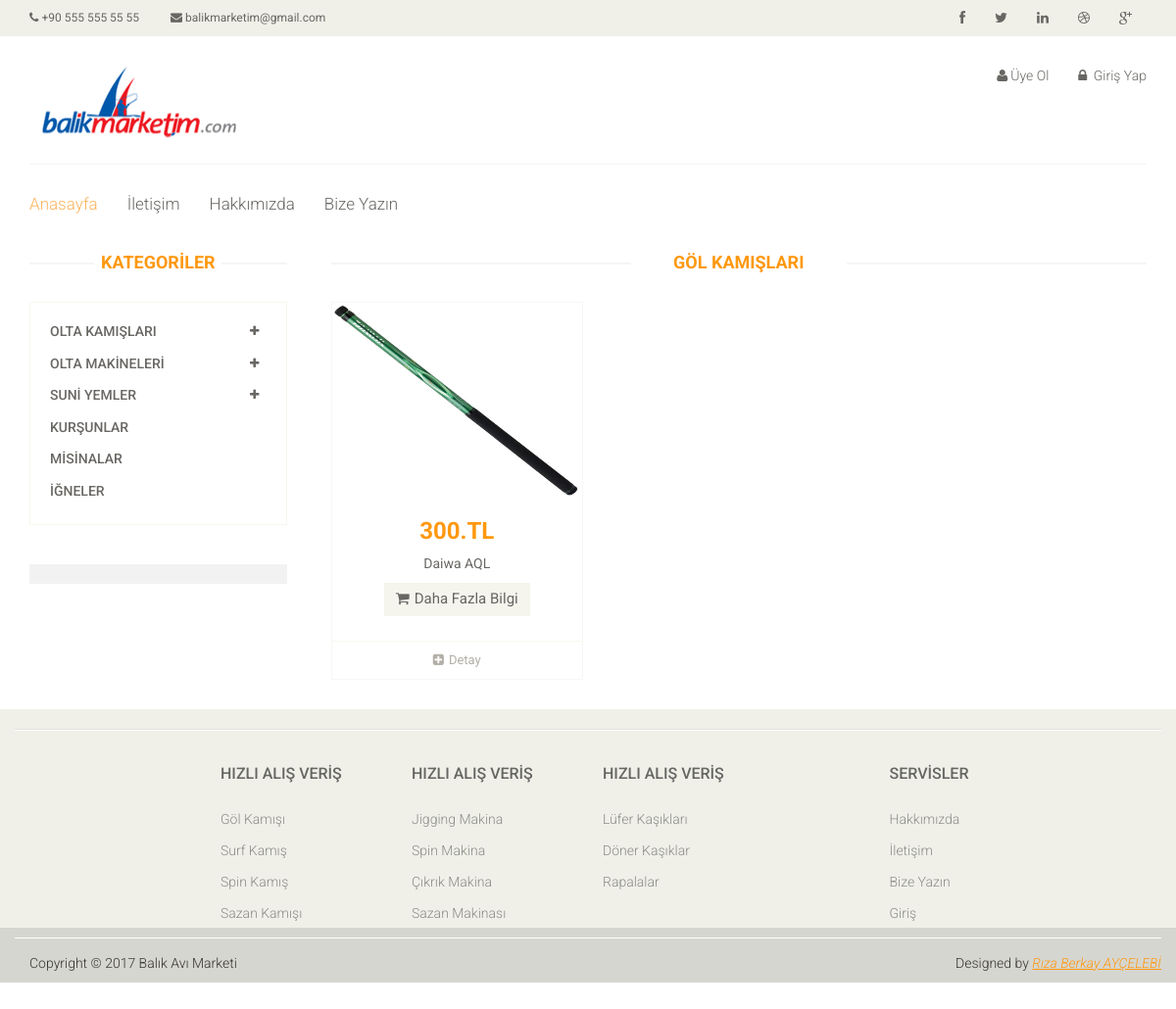
The app's page /index.php/home/lake with its own data.
### tables this page shows
CREATE TABLE `malzemeler` (
  `Id` int(11) NOT NULL,
  `malzeme_adi` varchar(50) DEFAULT NULL,
  `malzeme_turu` varchar(255) DEFAULT NULL,
  `malzeme_fiyati` varchar(10) DEFAULT NULL,
  `malzeme_miktari` varchar(10) DEFAULT NULL,
  `malzeme_resmi` varchar(255) DEFAULT NULL,
  `malzeme_aciklamasi` text,
  `keywords` varchar(255) DEFAULT NULL,
  `description` varchar(255) DEFAULT NULL,
  `kateg_id` int(11) DEFAULT NULL,
  `malzeme_kisaaciklama` varchar(255) DEFAULT NULL,
  `status` varchar(20) DEFAULT NULL
);

### application/controllers/Home.php (called while the page is built, shortened)
<?php class home extends CI_Controller {
        public function __construct()
        {
				$this->load->database();
				$this->load->helper(array('form', 'url'));
				$this->load->model('Home_Model');
				$this->load->model('Admin_Model');
				$this->load->model('Products_Model');
        }
	public function lake()
	{
			$sorgu=$this->db->query("SELECT * FROM malzemeler WHERE malzeme_turu='Göl Kamışı'");
						$data["veri"]=$sorgu->result();
		$query=$this->db->get("ayarlar");
        $data["ayarlar"]=$query->result();
		$this->load->view('_header',$data);
		$this->load->view('_sidebar');
		$this->load->view('lake');
		$this->load->view('_footer');
	}
}
?>

### index.php (called while the page is built, shortened)
<?php
require_once BASEPATH.'core/CodeIgniter.php';

### application/views/lake.php (the view, shortened to what this page needs)
			<div class="col-sm-9 padding-right">
				<div class="features_items">
					<h2 class="title text-center">Göl Kamışları</h2>
					<?php
					foreach($veri as $rs){
					?>
					<div class="col-sm-4">
						<div class="product-image-wrapper">
							<div class="single-products">
									<div class="productinfo text-center">
										<img height="200" width="100" src="<?=base_url()?>uploads/<?=$rs->malzeme_resmi?>" alt="" />
										<h2><?=$rs->malzeme_fiyati?>.TL</h2>
										<p><?=$rs->malzeme_adi?></p>
										<a href="<?=base_url()?>Home/detail/<?=$rs->Id?>"" class="btn btn-default add-to-cart"><i class="fa fa-shopping-cart"></i>Daha Fazla Bilgi</a>
									</div>
									<div class="product-overlay">
										<div class="overlay-content">
										</div>
									</div>
							</div>
							<div class="choose">
								<ul class="nav nav-pills nav-justified">
									<li><a href="<?=base_url()?>Home/detail/<?=$rs->Id?>"><i class="fa fa-plus-square"></i>Detay</a></li>
								</ul>
							</div>
						</div>
					</div>
					<?php
					}
					?>
			</div>
		</div>
	</div>
</section>

### assets/css/main.css (style rules this page uses)
body { font-family: 'Roboto', sans-serif; background:; position: relative; font-weight:400px; }
ul li { list-style: none; }
a { -webkit-transition: 300ms; -moz-transition: 300ms; -o-transition: 300ms; transition: 300ms; }
h1, h2, h3, h4, h5, h6 { font-family: 'Roboto', sans-serif; }
.left-sidebar h2:after, h2.title:after { content: " "; position: absolute; border: 1px solid #f5f5f5; bottom:8px; left: 0; width: 100%; height: 0; z-index: -2; }
h2.title:before { content: " "; position: absolute; background: #fff; bottom: -6px; width: 220px; height: 30px; z-index: -1; left: 50%; margin-left: -110px; }
.padding-right { padding-right: 0; }
.features_items { overflow:hidden; }
h2.title { color: #FE980F; font-family: 'Roboto', sans-serif; font-size: 18px; font-weight: 700; margin: 0 15px; text-transform: uppercase; margin-bottom: 30px; position: relative; }
.product-image-wrapper { border:1px solid #F7F7F5; overflow: hidden; margin-bottom:30px; }
.single-products { position: relative; }
.productinfo h2 { color: #FE980F; font-family: 'Roboto', sans-serif; font-size: 24px; font-weight: 700; }
.productinfo p { font-family: 'Roboto', sans-serif; font-size: 14px; font-weight: 400; color: #696763; }
.productinfo img { width: 100%; }
.productinfo { position:relative; }
.product-overlay { background:#FE980F; top: 0; display: none; height: 0; position: absolute; transition: height 500ms ease 0s; width: 100%; display: block; opacity:; }
.product-overlay .overlay-content { bottom: 0; position: absolute; bottom: 0; text-align: center; width: 100%; }
.add-to-cart { background:#F5F5ED; border: 0 none; border-radius: 0; color: #696763; font-family: 'Roboto', sans-serif; font-size: 15px; margin-bottom: 25px; }
.add-to-cart i { margin-right:5px; }
.choose { border-top: 1px solid #F7F7F0; }
.choose ul li a { color: #B3AFA8; font-family: 'Roboto', sans-serif; font-size: 13px; padding-left: 0; padding-right: 0; }
.choose ul li a i { margin-right:5px; }

### records on screen
malzemeler: malzeme_resmi (picture), malzeme_fiyati "300", malzeme_adi "Daiwa AQL"
